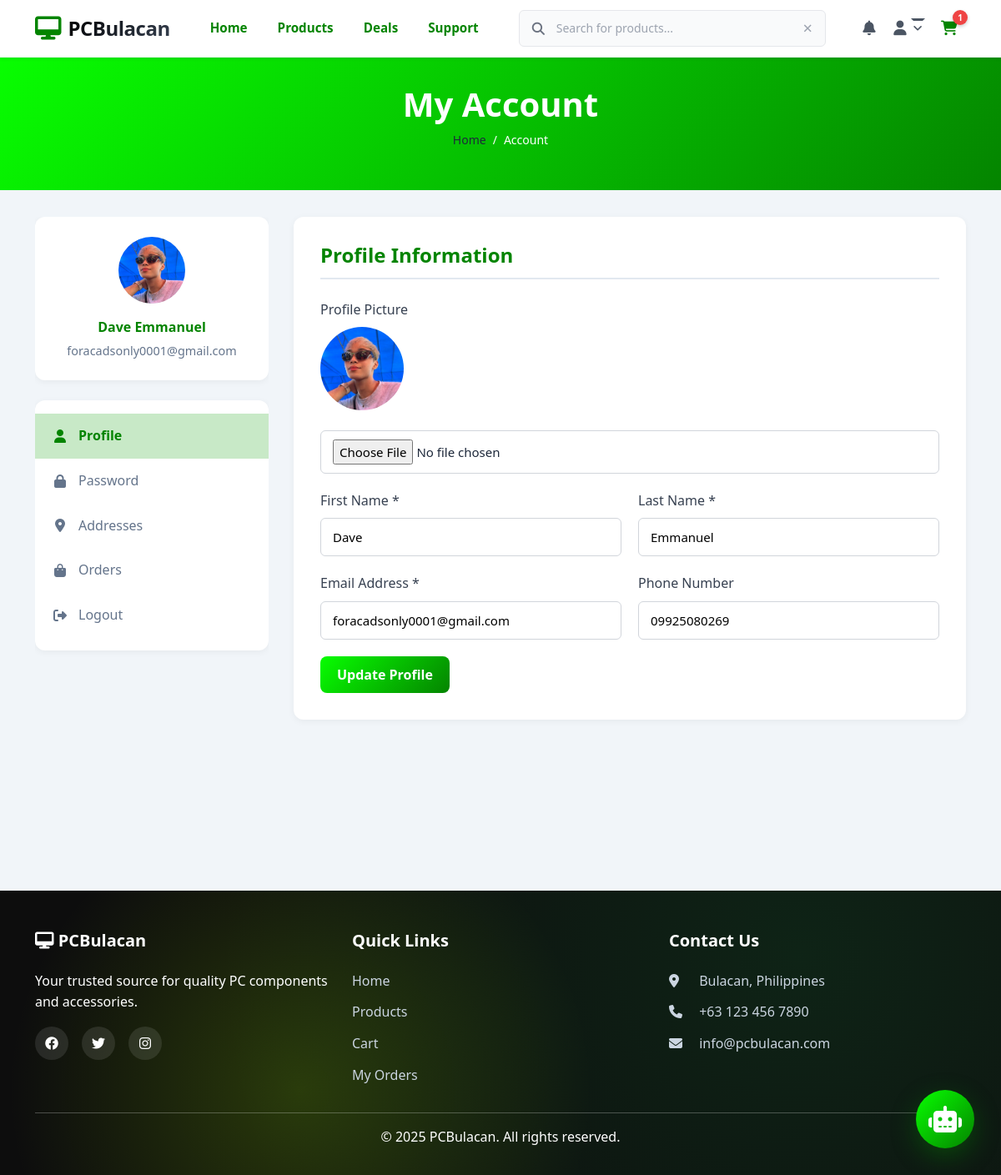
The app's page /accounts/account/ (signed in) with its own data.
### accounts/models.py (models this page shows, shortened)
class User(AbstractUser):
    username = None
    email = models.EmailField(_('email address'), unique=True)
    phone = models.CharField(max_length=20, blank=True, null=True)
    address = models.TextField(blank=True, null=True)
    city = models.CharField(max_length=100, blank=True, null=True)
    state = models.CharField(max_length=100, blank=True, null=True)
    zip_code = models.CharField(max_length=10, blank=True, null=True)
    profile_picture = models.ImageField(upload_to='profile_pictures/', blank=True, null=True)
    USERNAME_FIELD = 'email'
    REQUIRED_FIELDS = ['first_name', 'last_name']
    objects = UserManager()
    class Meta:
        db_table = 'accounts_user'
        verbose_name = 'User'
        verbose_name_plural = 'Users'
        ordering = ['-date_joined']
    def get_full_name(self):
        full_name = f'{self.first_name} {self.last_name}'
        return full_name.strip()

### accounts/views.py (the view, shortened to what this page needs)
# urls.py: path('account/', views.account_view, name='account'),
@login_required
def account_view(request):
    user = request.user
    addresses = UserAddress.objects.filter(user=user).order_by('-is_primary', '-created_at')
    orders = Order.objects.filter(user=user).prefetch_related('items__product').order_by('-created_at')
    context = {
        'user': user,
        'addresses': addresses,
        'orders': orders,
    }
    return render(request, 'accounts/account.html', context)

### orders/context_processors.py (called while the page is built)
def cart_context(request):
    if request.user.is_authenticated:
        cart, created = Cart.objects.get_or_create(user=request.user)
        return {
            'cart': cart,
            'cart_count': cart.unique_items_count  # Count unique products, not total quantity
        }
    return {
        'cart': None,
        'cart_count': 0
    }

### orders/models.py (called while the page is built)
    @property
    def total_savings(self):
        return sum(item.savings_per_item * item.quantity for item in self.items.all())

    @property
    def had_discount(self):
        return float(self.price) < float(self.product.price)

    @property
    def original_price(self):
        return float(self.product.price)

    @property
    def savings_per_item(self):
        if self.had_discount:
            return float(self.product.price) - float(self.price)
        return 0

    @property
    def savings_percentage(self):
        if self.had_discount:
            return int(((float(self.product.price) - float(self.price)) / float(self.product.price)) * 100)
        return 0

    @property
    def unique_items_count(self):
        return self.items.count()

### templates/accounts/account.html (shortened to what this page needs)
{% extends 'base.html' %}
{% load static %}
{% block extra_css %}
<link rel="stylesheet" href="{% static 'css/styles.css' %}">
{% endblock %}
{% block content %}
<div class="page-header">
    <div class="container">
        <h1 class="page-title">My Account</h1>
        <div class="breadcrumb">
            <a href="{% url 'products:home' %}">Home</a>
            <span class="breadcrumb-separator">/</span>
            <span>Account</span>
        </div>
    </div>
</div>
<div class="container">
    <div class="account-container">
        <div class="account-sidebar" id="account-sidebar">
            <div class="user-profile">
                <div class="profile-avatar">
                    {% if user.profile_picture %}
                    <img src="{{ user.profile_picture.url }}" alt="{{ user.get_full_name }}">
                    {% else %}
                    <i class="fas fa-user"></i>
                    {% endif %}
                </div>
                <div class="profile-name">{{ user.get_full_name }}</div>
                <div class="profile-email">{{ user.email }}</div>
            </div>
            <nav class="account-nav">
                <ul>
                    <li class="active">
                        <a href="#" class="account-nav-link" data-section="profile-section">
                            <i class="fas fa-user"></i>
                            <span>Profile</span>
                        </a>
                    </li>
                    <li>
                        <a href="#" class="account-nav-link" data-section="password-section">
                            <i class="fas fa-lock"></i>
                            <span>Password</span>
                        </a>
                    </li>
                    <li>
                        <a href="#" class="account-nav-link" data-section="addresses-section">
                            <i class="fas fa-map-marker-alt"></i>
                            <span>Addresses</span>
                        </a>
                    </li>
                    <li>
                        <a href="#" class="account-nav-link" data-section="orders-section">
                            <i class="fas fa-shopping-bag"></i>
                            <span>Orders</span>
                        </a>
                    </li>
                    <li>
                        <a href="{% url 'accounts:logout' %}" class="account-nav-link">
                            <i class="fas fa-sign-out-alt"></i>
                            <span>Logout</span>
                        </a>
                    </li>
                </ul>
            </nav>
        </div>
        <div class="account-content">
            <section id="profile-section" class="account-section active">
                <h2 class="section-title">Profile Information</h2>
                <form method="post" enctype="multipart/form-data">
                    <div class="form-group">
                        <label>Profile Picture</label>
                        {% if user.profile_picture %}
                        <div class="current-picture">
                            <img src="{{ user.profile_picture.url }}" alt="Profile Picture">
                        </div>
                        {% endif %}
                        <input type="file" name="profile_picture" id="profile_picture" accept="image/*">
                    </div>
                    <div class="form-row">
                        <div class="form-group">
                            <label for="first_name">First Name *</label>
                            <input type="text" id="first_name" name="first_name" value="{{ user.first_name }}" required>
                        </div>
                        <div class="form-group">
                            <label for="last_name">Last Name *</label>
                            <input type="text" id="last_name" name="last_name" value="{{ user.last_name }}" required>
                        </div>
                    </div>
                    <div class="form-row">
                        <div class="form-group">
                            <label for="email">Email Address *</label>
                            <input type="email" id="email" name="email" value="{{ user.email }}" required>
                        </div>
                        <div class="form-group">
                            <label for="phone">Phone Number</label>
                            <input type="tel" id="phone" name="phone" value="{{ user.phone|default:'' }}">
                        </div>
                    </div>
                    <button type="submit" class="btn btn-primary">Update Profile</button>
                </form>
            </section>
        </div>
    </div>
</div>
{% endblock %}

### static/css/styles.css (style rules this page uses)
:root { --primary-color: #048400; --secondary-color: #3b82f6; --success-color: #22c55e; --danger-color: #ef4444; --warning-color: #f59e0b; --info-color: #06b6d4; --dark-color: #1e293b; --light-color: #f8fafc; --gray-color: #64748b; }
* { margin: 0; padding: 0; box-sizing: border-box; }
body { font-family: 'Segoe UI', Tahoma, Geneva, Verdana, sans-serif; line-height: 1.6; color: var(--dark-color); background-color: #f1f5f9; }
.btn-primary { background: #3b82f6; border: 1px solid #3b82f6; color: white; font-weight: 600; }
.btn { border-radius: 8px; padding: 0.6rem 1.5rem; font-weight: 600; transition: all 0.2s ease; }
.btn-primary { background-color: var(--primary-color); border-color: var(--primary-color); }

### templates/accounts/account.html (style rules this page uses)
.page-header { background: linear-gradient(135deg, #08fe01 0%, #048400 100%); padding: 2rem 0; margin-bottom: 2rem; text-align: center; }
.page-title { font-size: 2.5rem; font-weight: 700; color: #ffffffff; margin-bottom: 0.5rem; }
.breadcrumb { display: flex; align-items: center; justify-content: center; gap: 0.5rem; color: #64748b; font-size: 0.875rem; }
.breadcrumb a { color: #1e293b; transition: all 0.3s ease; text-decoration: none; }
.breadcrumb-separator { color: #1e293b; }
.breadcrumb span { color: #ffffffff; }
.account-container { display: flex; gap: 30px; position: relative; margin-bottom: 3rem; }
.account-sidebar { width: 280px; position: sticky; top: 20px; height: calc(100vh - 40px); overflow-y: auto; }
.account-content { flex: 1; min-width: 0; }
.user-profile { background-color: white; border-radius: 12px; padding: 1.5rem; margin-bottom: 1.5rem; box-shadow: 0 2px 8px rgba(0, 0, 0, 0.05); text-align: center; }
.profile-avatar { width: 80px; height: 80px; border-radius: 50%; margin: 0 auto 1rem; background-color: #e2e8f0; display: flex; align-items: center; justify-content: center; font-size: 2rem; color: #64748b; overflow: hidden; }
.profile-avatar img { width: 100%; height: 100%; object-fit: cover; }
.profile-name { font-weight: 600; color: #048400; margin-bottom: 0.25rem; }
.profile-email { font-size: 0.9rem; color: #64748b; }
.account-nav { background-color: white; border-radius: 12px; padding: 1rem 0; box-shadow: 0 2px 8px rgba(0, 0, 0, 0.05); }
.account-nav ul { list-style: none; padding: 0; margin: 0; }
.account-nav li { margin: 0; }
.account-nav li.active { background-color: #c8e9c7; }
.account-nav-link { display: flex; align-items: center; gap: 0.75rem; padding: 0.875rem 1.25rem; color: #64748b; text-decoration: none; transition: all 0.2s ease; }
.account-nav li.active .account-nav-link { color: #048400; font-weight: 600; }
.account-nav-link i { width: 20px; text-align: center; }
.account-section { display: none; background-color: white; border-radius: 12px; padding: 2rem; box-shadow: 0 2px 8px rgba(0, 0, 0, 0.05); }
.account-section.active { display: block; }
.section-title { font-size: 1.5rem; font-weight: 600; color: #048400; margin-bottom: 1.5rem; padding-bottom: 0.75rem; border-bottom: 2px solid #e2e8f0; }
.form-group { margin-bottom: 1.25rem; }
.form-group label { display: block; margin-bottom: 0.5rem; color: #374151; font-weight: 500; }
.form-group input, .form-group textarea, .form-group select { width: 100%; padding: 0.625rem 0.875rem; border: 1px solid #d1d5db; border-radius: 6px; font-size: 0.9375rem; transition: all 0.2s ease; }
.form-row { display: grid; grid-template-columns: 1fr 1fr; gap: 1.25rem; }
.btn { padding: 0.625rem 1.25rem; border-radius: 8px; font-weight: 600; cursor: pointer; transition: all 0.3s ease; border: none; text-decoration: none; display: inline-block; }
.btn-primary { background: linear-gradient(135deg, #08fe01 0%, #048400 100%); color: white; }
.current-picture { width: 100px; height: 100px; border-radius: 50%; margin-bottom: 1rem; overflow: hidden; display: inline-block; }
.current-picture img { width: 100%; height: 100%; object-fit: cover; }

### records on screen
User: profile_picture (picture), get_full_name "Dave Emmanuel", email "foracadsonly0001@gmail.com", first_name "Dave", last_name "Emmanuel", phone "09925080269"

### other values on screen
{{ cart_count|default:0 }} "1"
